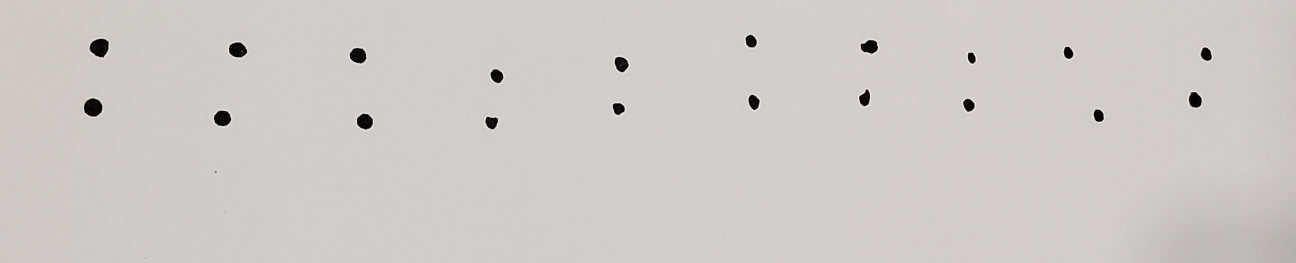
#> input picture ML-CS-Autograder-main/ML-CS-Autograder-main/cmpe295a-ml/colon.jpg, 2592 x 526 px (shown at 1/2 size)
$ jupyter execute create_data.ipynb
#> lines starting #> are read from the running program, lines starting #| are printed output that depends on the picture; after the words box and inside, x2 and y2 are one past the last pixel; in counts of white or black regions, pixels touching at a corner belong together; long printed decimals are rounded
[cell 1]
import cv2
import numpy as np

[cell 2]
def intersects(a, b, min_area_percent=0):
    x1, y1, x2, y2 = a
    x3, y3, x4, y4 = b
    x_overlap = max(0, min(x2, x4) - max(x1, x3))
    y_overlap = max(0, min(y2, y4) - max(y1, y3))
    overlap_area = x_overlap * y_overlap
    area1 = (x2 - x1) * (y2 - y1)
    area2 = (x4 - x3) * (y4 - y3)
    return overlap_area > min_area_percent * min(area1, area2)


def merge(a, b):
    x1 = min(a[0], b[0])
    y1 = min(a[1], b[1])
    x2 = max(a[2], b[2])
    y2 = max(a[3], b[3])
    return (x1, y1, x2, y2)


def merge_all(rects):
    hasMerge = True
    while hasMerge:
        hasMerge = False
        i = 0
        while i < len(rects) - 1:
            j = i + 1
            while j < len(rects):
                if intersects(rects[i], rects[j], 0.9):
                    hasMerge = True
                    rects[i] = merge(rects[i], rects[j])
                    del rects[j]
                else:
                    j += 1
            i += 1


def merge_noncontinuous(rects):
    avg_width = sum(x2 - x1 for (x1, y1, x2, y2) in rects) / len(rects)
    avg_height = sum(y2 - y1 for (x1, y1, x2, y2) in rects) / len(rects)
    avg_dst = np.sqrt(avg_width**2 + avg_height**2)
    print("avg dims:", avg_width, avg_height)

    hasMerge = True
    while hasMerge:
        hasMerge = False
        i = 0
        while i < len(rects) - 1:
            x1, y1, x2, y2 = rects[i]
            cx1 = (x1 + x2) / 2
            cy1 = (y1 + y2) / 2
            j = i + 1
            while j < len(rects):
                x3, y3, x4, y4 = rects[j]
                cx2 = (x3 + x4) / 2
                cy2 = (y3 + y4) / 2
                dst = np.sqrt((cx1 - cx2) ** 2 + (cy1 - cy2) ** 2)
                if ((y2 < y3) or (y4 < y1)) and dst < 4.0 * avg_dst:
                    hasMerge = True
                    rects[i] = merge(rects[i], rects[j])
                    del rects[j]
                else:
                    j += 1
            i += 1


def filter_rects(rects, min_area, max_area):
    filtered = []
    for x1, y1, x2, y2 in rects:
        w = x2 - x1
        h = y2 - y1
        a = w * h
        if a < min_area or a > max_area:
            continue
        filtered.append((x1, y1, x2, y2))
    return filtered

[cell 3]
symbol_name = "colon"
datasheet_name = "colon"

img = cv2.imread(f"{datasheet_name}.jpg")
#> img is the input picture: shape (526, 2592, 3); mean B, G, R 199.3, 202.6, 205.9
gray = cv2.cvtColor(img, cv2.COLOR_BGR2GRAY)
canny = cv2.Canny(gray, 100, 200)
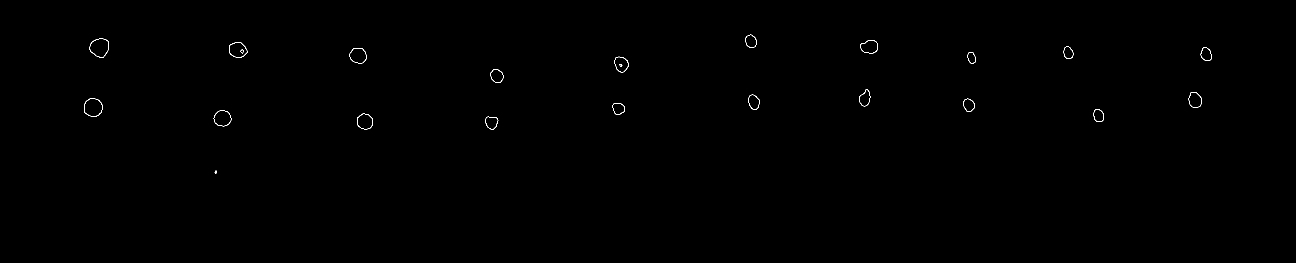
#> canny: shape (526, 2592) (shown at 1/2 size); 0.15% white in thin lines or dots, all inside (x1, y1, x2, y2) = (168, 69, 2424, 347)
contours, _ = cv2.findContours(canny, cv2.RETR_EXTERNAL, cv2.CHAIN_APPROX_SIMPLE)
#> contours = 21 contours, 1 with area under 20; largest, box (x1, y1, x2, y2) and area: (179, 77, 218, 116) 1089, (168, 196, 205, 234) 1056, (427, 221, 463, 253) 846, (458, 84, 495, 115) 844, (699, 96, 733, 127) 805

# Bounding boxes
rects = []
for contour in contours:
    x, y, w, h = cv2.boundingRect(contour)
    x1 = x
    y1 = y
    x2 = x + w
    y2 = y + h
    rects.append((x1, y1, x2, y2))
#> this loop made 21 passes
#> (x, y, w, h, x1, y1, x2, y2) on passes 1 to 12: (429, 341, 5, 6, 429, 341, 434, 347), (970, 233, 27, 26, 970, 233, 997, 259), (714, 227, 32, 33, 714, 227, 746, 260), (427, 221, 36, 32, 427, 221, 463, 253), (2187, 219, 21, 25, 2187, 219, 2208, 244), (1225, 206, 25, 24, 1225, 206, 1250, 230), (1926, 197, 24, 27, 1926, 197, 1950, 224), (168, 196, 37, 38, 168, 196, 205, 234), (1497, 189, 23, 31, 1497, 189, 1520, 220), (2377, 184, 27, 32, 2377, 184, 2404, 216), (1718, 178, 23, 35, 1718, 178, 1741, 213), (981, 138, 26, 28, 981, 138, 1007, 166)
#> after the loop, rects = 21 items, first 6: (429, 341, 434, 347), (970, 233, 997, 259), (714, 227, 746, 260), (427, 221, 463, 253), (2187, 219, 2208, 244), (1225, 206, 1250, 230)

# Min area relative to max area found
max_a = 0
for x1, y1, x2, y2 in rects:
    a = (x2 - x1) * (y2 - y1)
    max_a = max(max_a, a)
#> this loop made 21 passes
#> (x1, y1, x2, y2, a, max_a) on passes 1 to 12: (429, 341, 434, 347, 30, 30), (970, 233, 997, 259, 702, 702), (714, 227, 746, 260, 1056, 1056), (427, 221, 463, 253, 1152, 1152), (2187, 219, 2208, 244, 525, 1152), (1225, 206, 1250, 230, 600, 1152), (1926, 197, 1950, 224, 648, 1152), (168, 196, 205, 234, 1406, 1406), (1497, 189, 1520, 220, 713, 1406), (2377, 184, 2404, 216, 864, 1406), (1718, 178, 1741, 213, 805, 1406), (981, 138, 1007, 166, 728, 1406)
min_area = max_a * 0.2
#> min_area = 304.2
max_area = 100000

# Merge and clean intersecting rectangles, filter by area
merge_all(rects)
rects = filter_rects(rects, min_area, max_area)
#> the loop in filter_rects, `for x1, y1, x2, y2 in rects:` made 21 passes
#> (x1, y1, x2, y2, w, h, a) on passes 1 to 12: (429, 341, 434, 347, 5, 6, 30), (970, 233, 997, 259, 27, 26, 702), (714, 227, 746, 260, 32, 33, 1056), (427, 221, 463, 253, 36, 32, 1152), (2187, 219, 2208, 244, 21, 25, 525), (1225, 206, 1250, 230, 25, 24, 600), (1926, 197, 1950, 224, 24, 27, 648), (168, 196, 205, 234, 37, 38, 1406), (1497, 189, 1520, 220, 23, 31, 713), (2377, 184, 2404, 216, 27, 32, 864), (1718, 178, 1741, 213, 23, 35, 805), (981, 138, 1007, 166, 26, 28, 728)
#> after the loop in filter_rects, `for x1, y1, x2, y2 in rects:`: filtered = 20 items, first 6: (970, 233, 997, 259), (714, 227, 746, 260), (427, 221, 463, 253), (2187, 219, 2208, 244), (1225, 206, 1250, 230), (1926, 197, 1950, 224)
#> rects has the same summary as filtered in filter_rects

# Non-continuous characters: i, j, :, and =
merge_noncontinuous(rects)
#> in merge_noncontinuous, `avg_width = sum(x2 - x1 for (x1, y1, x2, y2) in rects) / len(rects)`: avg_width = 27.9
#> in merge_noncontinuous, `avg_height = sum(y2 - y1 for (x1, y1, x2, y2) in rects) / len(rects)`: avg_height = 29.7
#> in merge_noncontinuous, `avg_dst = np.sqrt(avg_width**2 + avg_height**2)`: avg_dst = 40.75
#| avg dims: 27.9 29.7
#> after the loop in merge_noncontinuous, `while hasMerge:`: rects = [(970, 138, 1007, 259), (699, 96, 746, 260), (427, 84, 495, 253), (2127, 93, 2208, 244), (1225, 113, 1258, 230), (1926, 105, 1952, 224), (168, 77, 218, 234), (1491, 69, 1520, 220), (2377, 94, 2424, 216), (1718, 80, 1756, 213)]

# Draw bounding boxes
for x1, y1, x2, y2 in rects:
    cv2.rectangle(img, (x1, y1), (x2, y2), (0, 255, 0), 2)
#> this loop made 10 passes
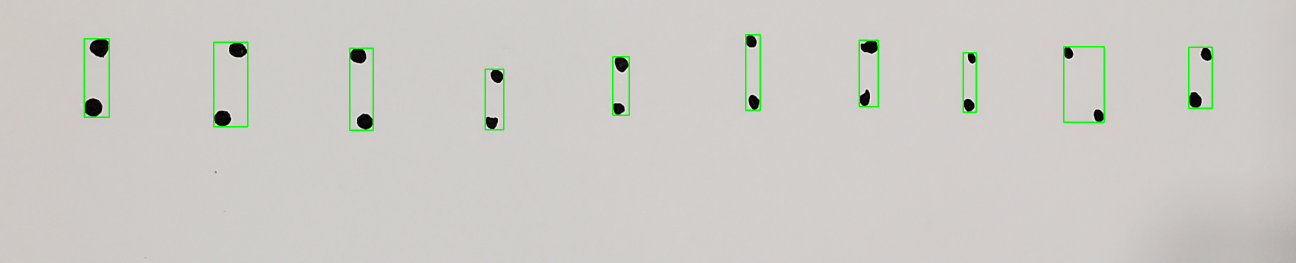
#> img: shape (526, 2592, 3) (shown at 1/2 size); 0.82% of pixels changed, all inside (x1, y1, x2, y2) = (167, 68, 2426, 262)
cv2.imwrite(f"{datasheet_name}_boxes.jpg", img)

for i, (x1, y1, x2, y2) in enumerate(rects):
    # Get region of interest from grayscale image
    roi = gray[y1:y2, x1:x2]

    # Flip black and white
    flipped = cv2.bitwise_not(roi)

    # Ensure black background
    flipped[flipped < 85] = 0

    # Gaussian blur
    blurred = cv2.GaussianBlur(flipped, ksize=(3, 3), sigmaX=1, sigmaY=1)

    # Resize, maintain aspect ratio, shrink larger dimension to 24 pixels
    resize_size = 24
    width = x2 - x1
    height = y2 - y1
    if width > height:
        new_width = resize_size
        new_height = int(new_width * (height / width))
    else:
        new_height = resize_size
        new_width = int(new_height * (width / height))
    resized = cv2.resize(blurred, (new_width, new_height), interpolation=cv2.INTER_CUBIC)

    # Add 2 pixel black padding
    pad_size = 28
    padded = np.zeros((pad_size, pad_size))
    x_start = pad_size // 2 - new_width // 2
    x_end = x_start + new_width
    y_start = pad_size // 2 - new_height // 2
    y_end = y_start + new_height
    padded[y_start:y_end, x_start:x_end] = resized

    cv2.imwrite(f"data/custom_symbols/{symbol_name}/{symbol_name}_{i}.jpg", padded)
#> this loop made 10 passes
#> (x1, y1, x2, y2, width, height, new_width, x_start) on passes 1 to 10: (970, 138, 1007, 259, 37, 121, 7, 11), (699, 96, 746, 260, 47, 164, 6, 11), (427, 84, 495, 253, 68, 169, 9, 10), (2127, 93, 2208, 244, 81, 151, 12, 8), (1225, 113, 1258, 230, 33, 117, 6, 11), (1926, 105, 1952, 224, 26, 119, 5, 12), (168, 77, 218, 234, 50, 157, 7, 11), (1491, 69, 1520, 220, 29, 151, 4, 12), (2377, 94, 2424, 216, 47, 122, 9, 10), (1718, 80, 1756, 213, 38, 133, 6, 11)
#> pass 1, `roi = gray[y1:y2, x1:x2]`:
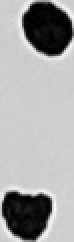
#> roi: shape (121, 37) (shown 2 times larger); min 0, max 254, mean 164.3
#> pass 1, `flipped = cv2.bitwise_not(roi)`:
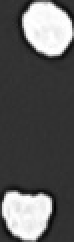
#> flipped: shape (121, 37) (shown 2 times larger); min 1, max 255, mean 90.7
#> pass 1, `blurred = cv2.GaussianBlur(flipped, ksize=(3, 3), sigmaX=1, sigmaY=1)`:
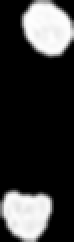
#> blurred: shape (121, 37) (shown 2 times larger); min 0, max 254, mean 54.7
#> pass 1, `cv2.imwrite(f"data/custom_symbols/{symbol_name}/{symbol_name}_{i}.jpg"..`:
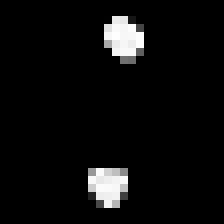
#> saved as colon_0.jpg: shape (28, 28) (shown 8 times larger); min 0, max 254, mean 12.2
#> after the loop:
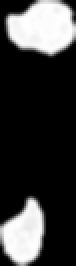
#> blurred: shape (133, 38) (shown 2 times larger); min 0, max 255, mean 58.6
#> after the loop:
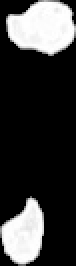
#> flipped: shape (133, 38) (shown 2 times larger); min 0, max 255, mean 58.3
#> after the loop:
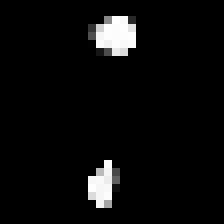
#> padded: shape (28, 28) float64 (shown 8 times larger); min 0, max 255, mean 10.9
#> after the loop:
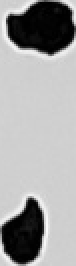
#> roi: shape (133, 38) (shown 2 times larger); min 0, max 252, mean 162.2

$ run again, with ML-CS-Autograder-main/ML-CS-Autograder-main/cmpe295a-ml/divide.jpg copied over ML-CS-Autograder-main/ML-CS-Autograder-main/cmpe295a-ml/colon.jpg
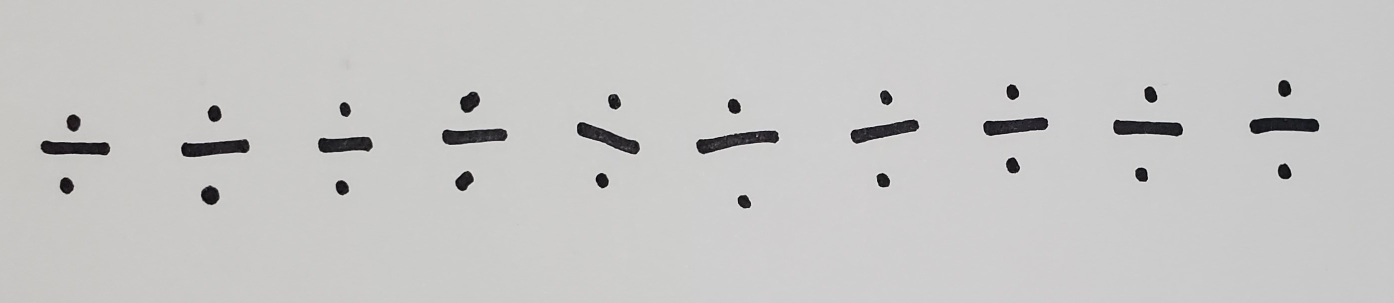
#> input picture ML-CS-Autograder-main/ML-CS-Autograder-main/cmpe295a-ml/divide.jpg, 2787 x 605 px (shown at 1/2 size)
#> img is the input picture: shape (605, 2787, 3); mean B, G, R 198, 198.9, 199.3
#> `canny = cv2.Canny(gray, 100, 200)`:
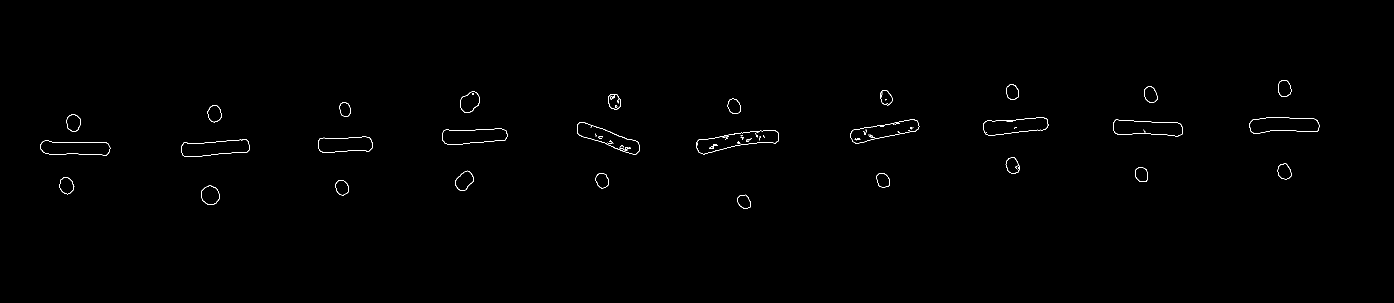
#> canny: shape (605, 2787) (shown at 1/2 size); 0.36% white in thin lines or dots, all inside (x1, y1, x2, y2) = (81, 160, 2639, 417)
#> contours = 30 contours; largest, box (x1, y1, x2, y2) and area: (1392, 261, 1558, 309) 4018, (2499, 235, 2639, 268) 3558, (2226, 239, 2366, 273) 3502, (362, 278, 500, 314) 3416, (1154, 244, 1280, 309) 3346
#> the loop `for contour in contours:` made 30 passes
#> (x, y, w, h, x1, y1, x2, y2) on passes 1 to 8: (1475, 389, 27, 28, 1475, 389, 1502, 417), (402, 370, 38, 40, 402, 370, 440, 410), (671, 360, 27, 31, 671, 360, 698, 391), (119, 355, 30, 34, 119, 355, 149, 389), (1753, 346, 27, 29, 1753, 346, 1780, 375), (1191, 346, 27, 31, 1191, 346, 1218, 377), (910, 341, 38, 41, 910, 341, 948, 382), (2270, 335, 26, 29, 2270, 335, 2296, 364)
#> after the loop `for contour in contours:`: rects = 30 items, first 6: (1475, 389, 1502, 417), (402, 370, 440, 410), (671, 360, 698, 391), (119, 355, 149, 389), (1753, 346, 1780, 375), (1191, 346, 1218, 377)
#> the loop `for x1, y1, x2, y2 in rects:` made 30 passes
#> (x1, y1, x2, y2, a, max_a) on passes 1 to 8: (1475, 389, 1502, 417, 756, 756), (402, 370, 440, 410, 1520, 1520), (671, 360, 698, 391, 837, 1520), (119, 355, 149, 389, 1020, 1520), (1753, 346, 1780, 375, 783, 1520), (1191, 346, 1218, 377, 837, 1520), (910, 341, 948, 382, 1558, 1558), (2270, 335, 2296, 364, 754, 1558)
#> min_area = 1638
#> the loop in filter_rects, `for x1, y1, x2, y2 in rects:` made 30 passes
#> (x1, y1, x2, y2, w, h, a) on passes 1 to 8: (1475, 389, 1502, 417, 27, 28, 756), (402, 370, 440, 410, 38, 40, 1520), (671, 360, 698, 391, 27, 31, 837), (119, 355, 149, 389, 30, 34, 1020), (1753, 346, 1780, 375, 27, 29, 783), (1191, 346, 1218, 377, 27, 31, 837), (910, 341, 948, 382, 38, 41, 1558), (2270, 335, 2296, 364, 26, 29, 754)
#> after the loop in filter_rects, `for x1, y1, x2, y2 in rects:`: filtered = [(81, 281, 221, 311), (362, 278, 500, 314), (636, 273, 746, 306), (1392, 261, 1558, 309), (884, 257, 1016, 290), (1154, 244, 1280, 309), (2226, 239, 2366, 273), (1701, 239, 1839, 288), (2499, 235, 2639, 268), (1966, 234, 2097, 272), (920, 183, 960, 226)]
#> `rects = filter_rects(rects, min_area, max_area)`: rects has the same summary as filtered in filter_rects
#> avg_width = 127.4
#> avg_height = 40.18
#> avg_dst = 133.6
#| avg dims: 127.364 40.182
#> after the loop in merge_noncontinuous, `while hasMerge:`: rects = [(81, 281, 221, 311), (362, 183, 960, 314), (636, 273, 746, 306), (1392, 261, 1558, 309), (884, 257, 1016, 290), (1154, 244, 1280, 309), (2226, 239, 2366, 273), (1701, 239, 1839, 288), (2499, 235, 2639, 268), (1966, 234, 2097, 272)]
#> the loop `for x1, y1, x2, y2 in rects:` made 10 passes
#> the loop `for i, (x1, y1, x2, y2) in enumerate(rects):` made 10 passes
#> (x1, y1, x2, y2, width, height, new_height, y_start) on passes 1 to 8: (81, 281, 221, 311, 140, 30, 5, 12), (362, 183, 960, 314, 598, 131, 5, 12), (636, 273, 746, 306, 110, 33, 7, 11), (1392, 261, 1558, 309, 166, 48, 6, 11), (884, 257, 1016, 290, 132, 33, 6, 11), (1154, 244, 1280, 309, 126, 65, 12, 8), (2226, 239, 2366, 273, 140, 34, 5, 12), (1701, 239, 1839, 288, 138, 49, 8, 10)
#> after the loop `for i, (x1, y1, x2, y2) in enumerate(rects):`:
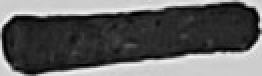
#> roi: shape (38, 131) (shown 2 times larger); min 0, max 246, mean 96.8

$ run again, with ML-CS-Autograder-main/ML-CS-Autograder-main/cmpe295a-ml/multiply.jpg copied over ML-CS-Autograder-main/ML-CS-Autograder-main/cmpe295a-ml/colon.jpg
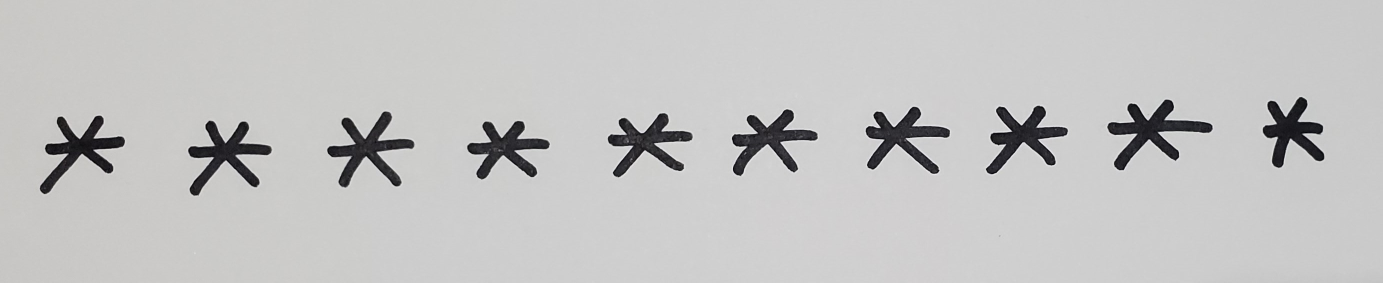
#> input picture ML-CS-Autograder-main/ML-CS-Autograder-main/cmpe295a-ml/multiply.jpg, 2765 x 565 px (shown at 1/2 size)
#> img is the input picture: shape (565, 2765, 3); mean B, G, R 194.8, 195.2, 195.4
#> canny: shape (565, 2765); 0.67% white in thin lines or dots, all inside (x1, y1, x2, y2) = (79, 194, 2649, 474)
#> contours = 33 contours, 20 with area under 20; largest, box (x1, y1, x2, y2) and area: (2214, 199, 2426, 341) 10294, (1731, 213, 1900, 348) 9036, (79, 231, 250, 389) 9035, (1971, 211, 2136, 349) 8946, (1215, 226, 1386, 355) 8806
#> the loop `for contour in contours:` made 33 passes
#> (x, y, w, h, x1, y1, x2, y2) on passes 2, 4, 5, 6, 7, 8, 9, 11: (1062, 340, 5, 7, 1062, 340, 1067, 347), (379, 316, 49, 76, 379, 316, 428, 392), (1487, 304, 6, 6, 1487, 304, 1493, 310), (968, 304, 4, 3, 968, 304, 972, 307), (973, 302, 6, 5, 973, 302, 979, 307), (996, 298, 11, 6, 996, 298, 1007, 304), (993, 298, 2, 3, 993, 298, 995, 301), (768, 288, 6, 9, 768, 288, 774, 297)
#> after the loop `for contour in contours:`: rects = 33 items, first 6: (1998, 470, 2001, 474), (1062, 340, 1067, 347), (468, 332, 474, 337), (379, 316, 428, 392), (1487, 304, 1493, 310), (968, 304, 972, 307)
#> the loop `for x1, y1, x2, y2 in rects:` made 33 passes
#> (x1, y1, x2, y2, a, max_a) on passes 1 to 8: (1998, 470, 2001, 474, 12, 12), (1062, 340, 1067, 347, 35, 35), (468, 332, 474, 337, 30, 35), (379, 316, 428, 392, 3724, 3724), (1487, 304, 1493, 310, 36, 3724), (968, 304, 972, 307, 12, 3724), (973, 302, 979, 307, 30, 3724), (996, 298, 1007, 304, 66, 3724)
#> min_area = 6020.8
#> after the loop in merge_all, `while hasMerge:`: rects = 13 items, first 6: (1998, 470, 2001, 474), (934, 242, 1100, 359), (397, 286, 544, 391), (379, 316, 428, 392), (1464, 218, 1636, 352), (654, 223, 829, 375)
#> the loop in filter_rects, `for x1, y1, x2, y2 in rects:` made 13 passes
#> (x1, y1, x2, y2, w, h, a) on passes 1 to 8: (1998, 470, 2001, 474, 3, 4, 12), (934, 242, 1100, 359, 166, 117, 19422), (397, 286, 544, 391, 147, 105, 15435), (379, 316, 428, 392, 49, 76, 3724), (1464, 218, 1636, 352, 172, 134, 23048), (654, 223, 829, 375, 175, 152, 26600), (376, 241, 498, 317, 122, 76, 9272), (79, 231, 250, 389, 171, 158, 27018)
#> after the loop in filter_rects, `for x1, y1, x2, y2 in rects:`: filtered = [(934, 242, 1100, 359), (397, 286, 544, 391), (1464, 218, 1636, 352), (654, 223, 829, 375), (376, 241, 498, 317), (79, 231, 250, 389), (1215, 226, 1386, 355), (1731, 213, 1900, 348), (1971, 211, 2136, 349), (2214, 199, 2426, 341), (2525, 194, 2649, 336)]
#> `rects = filter_rects(rects, min_area, max_area)`: rects has the same summary as filtered in filter_rects
#> avg_width = 163.1
#> avg_height = 129.8
#> avg_dst = 208.5
#| avg dims: 163.091 129.818
#> after the loop in merge_noncontinuous, `while hasMerge:`: rects has the same summary as filtered in filter_rects
#> the loop `for x1, y1, x2, y2 in rects:` made 11 passes
#> the loop `for i, (x1, y1, x2, y2) in enumerate(rects):` made 11 passes
#> (x1, y1, x2, y2, width, height, new_width, new_height) on passes 1 to 8: (934, 242, 1100, 359, 166, 117, 24, 16), (397, 286, 544, 391, 147, 105, 24, 17), (1464, 218, 1636, 352, 172, 134, 24, 18), (654, 223, 829, 375, 175, 152, 24, 20), (376, 241, 498, 317, 122, 76, 24, 14), (79, 231, 250, 389, 171, 158, 24, 22), (1215, 226, 1386, 355, 171, 129, 24, 18), (1731, 213, 1900, 348, 169, 135, 24, 19)
#> after the loop `for i, (x1, y1, x2, y2) in enumerate(rects):`:
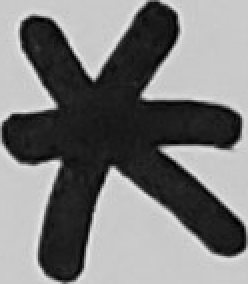
#> roi: shape (142, 124) (shown 2 times larger); min 0, max 236, mean 123.3
